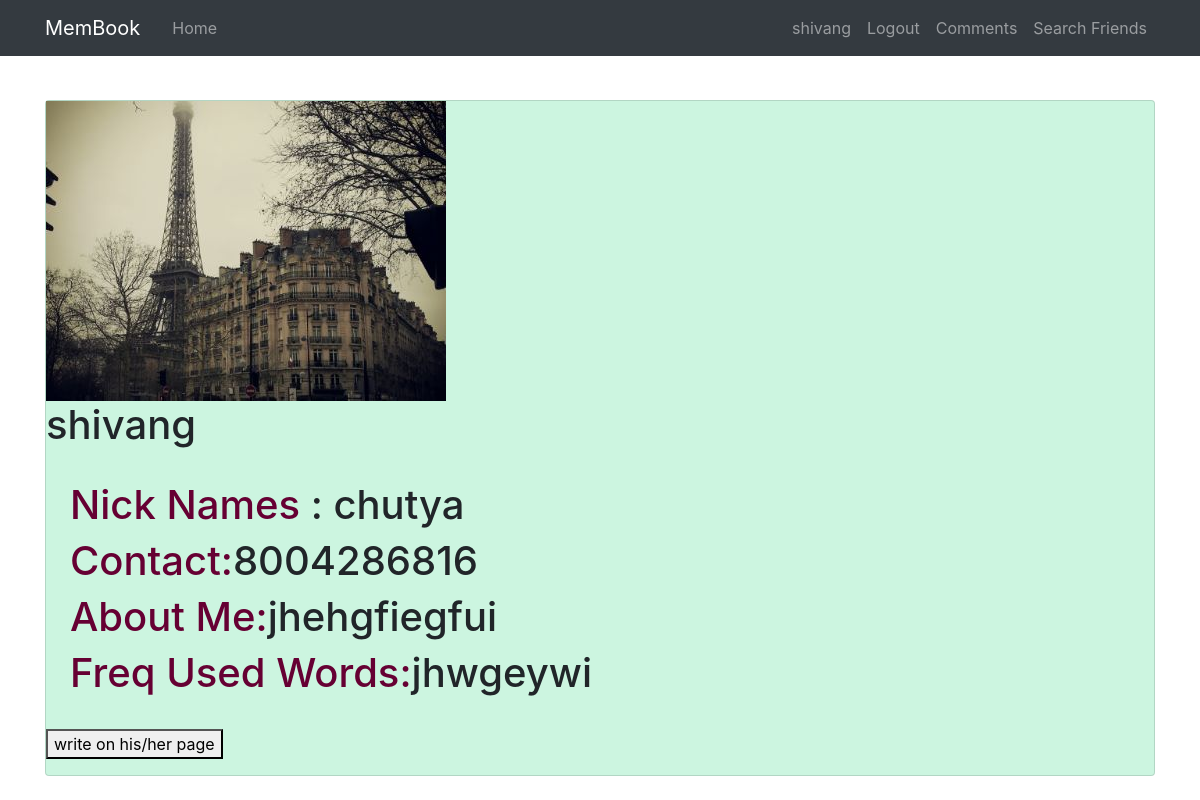
Page /user/friendprofile/shivang/ on the committed database.
### users/models.py (models this page shows, shortened)
class Profile(models.Model):
    user  = models.OneToOneField(User, on_delete=models.CASCADE)
    image = models.ImageField(default='default.jpg', upload_to='profile_pics')
    contact_no = models.PositiveIntegerField(default=91)
    nick_names = models.CharField(max_length=200, default=True)
    frequently_uttered_words = models.CharField(max_length=300, default = True)
    striking_features = models.CharField(max_length=300,null=True)
    about_me = models.CharField(max_length=300,null=True)

### users/views.py (the view)
# urls.py: path('user/friendprofile/<slug:username>/',friendprofile,name="fp"),
def friendprofile(request, username):
    friend_user = User.objects.get(username=username)
    friend_profile = Profile.objects.get(user=friend_user)
    context = {
        'image_url': friend_profile.image.url,
        'user':friend_profile.user,
        'contact_no':friend_profile.contact_no,
        'nick_names':friend_profile.nick_names,
        'about_me':friend_profile.about_me,
        'frequently_uttered_words':friend_profile.frequently_uttered_words,
    }
    return render(request, 'user/friendprofile.html', context)

### template/user/friendprofile.html
{% extends "base.html" %}
{% block content %}
    <div class="card" style="background-color: rgba(0,204,102,0.2)">
      <img src="{{image_url}}" alt="John" style="width:400px;">
      <h1>{{user}}</h1>
      <div style="margin: 24px ;">
        <h1><span style="color: rgb(102,0,51)">Nick Names</span> :  {{nick_names}}</h1>
        <h1><span style="color: rgb(102,0,51)">Contact:</span>{{contact_no}}</h1>
        <h1><span style="color: rgb(102,0,51)">About Me:</span>{{about_me}}</h1>
        <h1><span style="color: rgb(102,0,51)">Freq Used Words:</span>{{frequently_uttered_words}}</h1>
      </div>
      <p><button onclick="window.location.href='/user/commentpage/{{user}}'">write on his/her page</button></p>
    </div>
{% endblock content %}

### template/base.html (shortened to what this page needs)
<!DOCTYPE html>
<html>
<head>
  <link rel="stylesheet" href="https://stackpath.bootstrapcdn.com/bootstrap/4.3.1/css/bootstrap.min.css">
  <link rel="stylesheet" href="https://cdnjs.cloudflare.com/ajax/libs/font-awesome/4.7.0/css/font-awesome.min.css">
</head>
<body class="img-fluid" style="background-image: url('https://images.wallpaperscraft.com/image/light_spots_background_texture_surface_50503_3840x2400.jpg');background-repeat: no-repeat;">
    <header class="site-header">
      <nav class="navbar navbar-expand-md navbar-dark bg-dark fixed-top">
        <div class="container">
          <a class="navbar-brand mr-4" href="/home/">MemBook</a>
          <div class="collapse navbar-collapse" id="navbarToggle">
            <div class="navbar-nav mr-auto">
              <a class="nav-item nav-link" href="/home/">Home</a>
            </div>
            <div class="navbar-nav">
              {% if user.is_authenticated %}
              <a class="nav-item nav-link" href="/user/profile/">{{user.username}}</a>
              <a class="nav-item nav-link" href="/user/logout/">Logout</a>
              <a class="nav-item nav-link" href="/user/comments/">Comments</a>
              <a class="nav-item nav-link" href="/user/searchfriends/">Search Friends</a>
              {% else %}
              <a class="nav-item nav-link" href="/user/login">Login</a>
              <a class="nav-item nav-link" href="/user/register/">Register</a>
              {% endif %}
            </div>
          </div>
        </div>
      </nav>
    </header>
    <div class="container" style="padding-top: 100px;">
      {% block content %}
      {% endblock %}
    </div>
</body>
</html>

### rows in the picture
Profile: nick_names "chutya", about_me "jhehgfiegfui", frequently_uttered_words "jhwgeywi"

### other values in the picture
{{ user.username }} "shivang"
{{ user }} "shivang"
{{ contact_no }} "8004286816"
